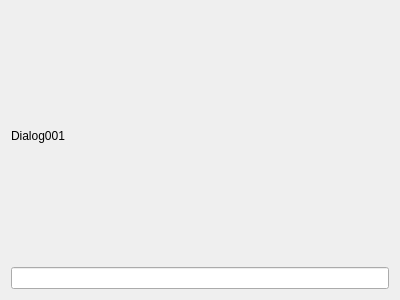
<?xml version="1.0" encoding="UTF-8"?>
<ui version="4.0">
 <class>Dialog001</class>
 <widget class="QDialog" name="Dialog001">
  <property name="geometry">
   <rect>
    <x>0</x>
    <y>0</y>
    <width>400</width>
    <height>300</height>
   </rect>
  </property>
  <property name="windowTitle">
   <string>Dialog</string>
  </property>
  <layout class="QVBoxLayout" name="verticalLayout">
   <item>
    <widget class="QLabel" name="label">
     <property name="text">
      <string>Dialog001</string>
     </property>
    </widget>
   </item>
   <item>
    <widget class="QLineEdit" name="lineEdit"/>
   </item>
  </layout>
 </widget>
 <resources/>
 <connections/>
</ui>
